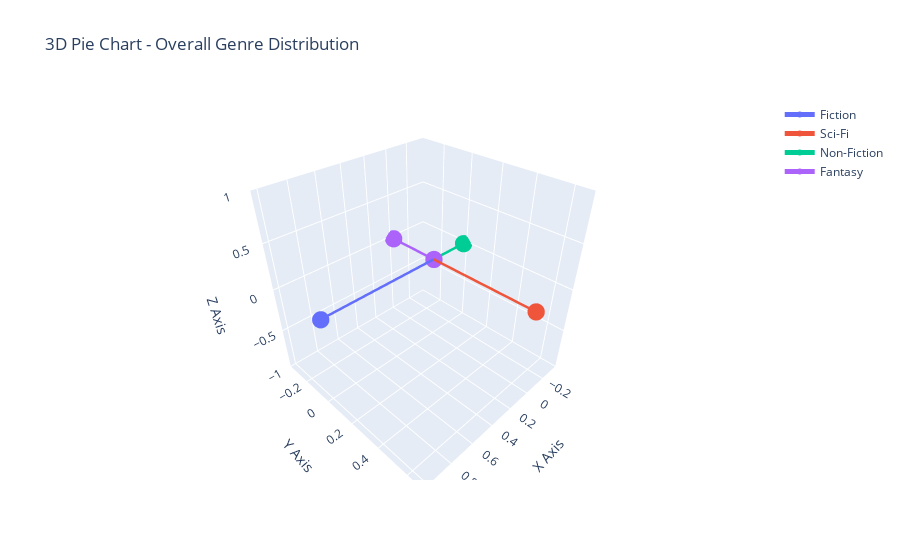

The notebook cell saved with this chart:
### Code cell
import numpy as np
import pandas as pd
import plotly.graph_objects as go

# Sample Data (Replace this with actual data)
newbs = pd.DataFrame({'Genre': ['Fiction', 'Non-Fiction', 'Sci-Fi', 'Fiction', 'Fantasy', 'Fiction', 'Sci-Fi']})
g_count = newbs['Genre'].value_counts()

# Define number of slices
num_slices = len(g_count)

# Generate angles for each pie slice (fixing shape mismatch)
angles = np.linspace(0, 2 * np.pi, num_slices, endpoint=False)  # Match the number of slices

# Normalize genre values to scale the pie properly
normalized_values = g_count.values / g_count.values.max()  # Normalize to [0,1]

# X and Y coordinates for 3D pie effect
x = np.cos(angles) * normalized_values  # No broadcasting error
y = np.sin(angles) * normalized_values  

# Z coordinates (all at the same level)
z = np.zeros(num_slices)

# Create the 3D Pie Chart effect
fig = go.Figure()

# Add each slice as a 3D scatter plot
for i in range(num_slices):
    fig.add_trace(go.Scatter3d(
        x=[0, x[i]],  
        y=[0, y[i]],  
        z=[0, 0],  
        mode='lines+markers',
        marker=dict(size=6),
        line=dict(width=5),
        name=g_count.index[i]
    ))

# Set layout for 3D visualization
fig.update_layout(
    title="3D Pie Chart - Overall Genre Distribution",
    scene=dict(
        xaxis_title="X Axis",
        yaxis_title="Y Axis",
        zaxis_title="Z Axis",
        aspectmode="cube"
    ),
    showlegend=True
)

# Show figure
fig.show()

### Figure 1 — Plotly figure (JSON) as saved in the notebook; plotly's stock layout.template omitted (floating-point values rounded to 4 significant figures)
{"data": [{"line": {"width": 5}, "marker": {"size": 6}, "mode": "lines+markers", "name": "Fiction", "type": "scatter3d", "x": [0, 1], "y": [0, 0], "z": [0, 0]}, {"line": {"width": 5}, "marker": {"size": 6}, "mode": "lines+markers", "name": "Sci-Fi", "type": "scatter3d", "x": [0, 4.082e-17], "y": [0, 0.6667], "z": [0, 0]}, {"line": {"width": 5}, "marker": {"size": 6}, "mode": "lines+markers", "name": "Non-Fiction", "type": "scatter3d", "x": [0, -0.3333], "y": [0, 4.082e-17], "z": [0, 0]}, {"line": {"width": 5}, "marker": {"size": 6}, "mode": "lines+markers", "name": "Fantasy", "type": "scatter3d", "x": [0, -6.123e-17], "y": [0, -0.3333], "z": [0, 0]}], "layout": {"autosize": true, "scene": {"aspectmode": "cube", "aspectratio": {"x": 1, "y": 1, "z": 1}, "xaxis": {"title": {"text": "X Axis"}, "type": "linear"}, "yaxis": {"title": {"text": "Y Axis"}, "type": "linear"}, "zaxis": {"title": {"text": "Z Axis"}, "type": "linear"}}, "showlegend": true, "title": {"text": "3D Pie Chart - Overall Genre Distribution"}}}
